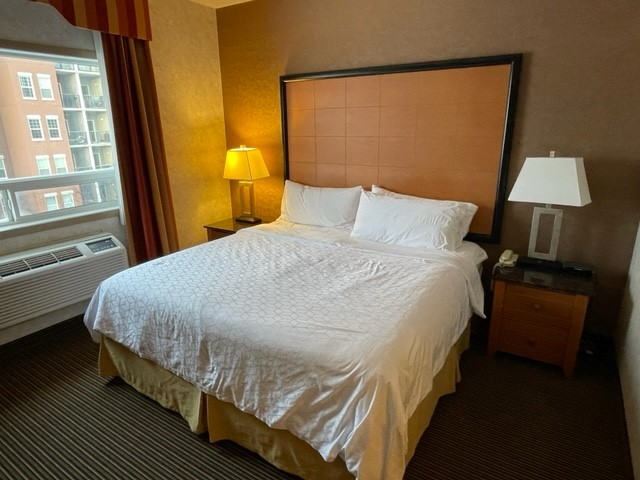
#> input picture Bedroom/Holiday Inn - Bedroom Adjustment 2.jpg, 640 x 480 px
$ jupyter execute 'Image Alignment and Difference Analysis with OpenCV.ipynb'
#> lines starting #> are read from the running program, lines starting #| are printed output that depends on the picture; after the words box and inside, x2 and y2 are one past the last pixel; in counts of white or black regions, pixels touching at a corner belong together
[cell 1]
import numpy as np
import cv2

# Step 1: Load the two images
image2 = cv2.imread("Bedroom/Holiday Inn - Bedroom Adjustment 2.jpg")
#> image2 is the input picture: shape (480, 640, 3); mean B, G, R 73.3, 98.2, 117
image1 = cv2.imread("Bedroom/Holiday Inn - Bedroom Baseline Pic.jpg")
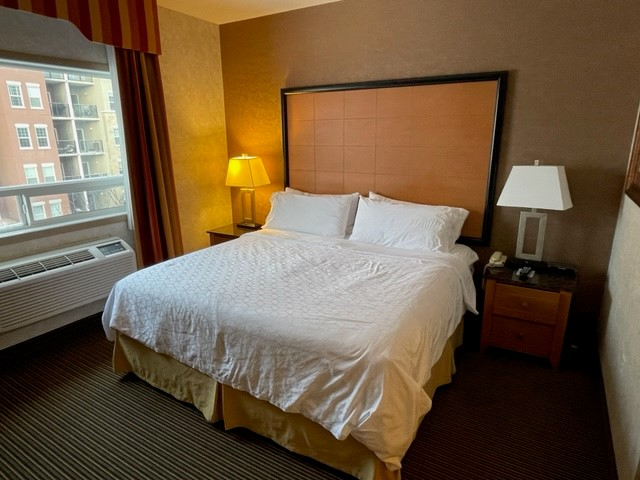
#> input picture Bedroom/Holiday Inn - Bedroom Baseline Pic.jpg, 640 x 480 px
#> image1 is the input picture: shape (480, 640, 3); mean B, G, R 68.1, 91.8, 112.3

# Step 2: Perform feature detection and matching using SIFT
sift = cv2.SIFT_create()
keypoints1, descriptors1 = sift.detectAndCompute(image1, None)
#> keypoints1 = 855 keypoints; strongest (x, y, size): (534, 188, 37.2), (499, 203, 3.9), (501, 202, 6.6), (103, 89, 24.6)
keypoints2, descriptors2 = sift.detectAndCompute(image2, None)
#> keypoints2 = 917 keypoints; strongest (x, y, size): (549, 182, 41.1), (509, 199, 2.2), (148, 230, 40.6), (512, 197, 6.2)

# FLANN parameters
FLANN_INDEX_KDTREE = 1
index_params = dict(algorithm=FLANN_INDEX_KDTREE, trees=1)
search_params = dict(checks=250)

flann = cv2.FlannBasedMatcher(index_params, search_params)
matches = flann.knnMatch(descriptors1, descriptors2, k=2)
#> matches = 855 matches

good_matches = [m for m, n in matches if m.distance < 150 * n.distance]
#> good_matches = 855 matches
# Extract the keypoints from the good matches
src_pts = np.float32([keypoints1[m.queryIdx].pt for m in good_matches]).reshape(-1, 1, 2)
#> src_pts = 855 rows, first 8: [2.7, 474.5], [2.7, 474.5], [3.76, 434.1], [3.92, 471.8], [4.05, 458.7], [4.06, 476], [4.06, 476], [5.94, 5.41]
dst_pts = np.float32([keypoints2[m.trainIdx].pt for m in good_matches]).reshape(-1, 1, 2)
#> dst_pts = 855 rows, first 8: [3.01, 469.9], [6.41, 473.5], [4.37, 439.5], [3.46, 452.2], [3.46, 452.2], [54.4, 476.4], [54.4, 476.4], [240.2, 4.4]

# Estimate the transformation matrix using RANSAC
M, _ = cv2.findHomography(src_pts, dst_pts, cv2.RANSAC, 5.0)
#> M = [[0.97, -0.0683, 5.94], [-0.0188, 1.02, -12.96], [-0.000103, -7.95e-05, 1]]
aligned_image = cv2.warpPerspective(image1, M, (image2.shape[1], image2.shape[0]))
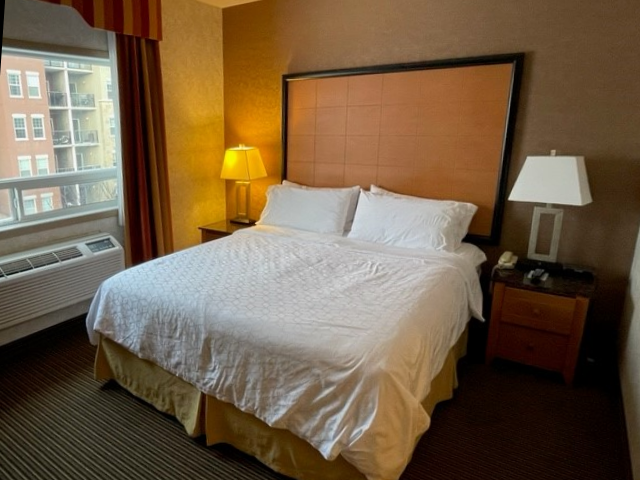
#> aligned_image: shape (480, 640, 3); mean B, G, R 70.2, 93.9, 114.5

# Step 4: Perform histogram matching to adjust for differences in lighting and intensity
aligned_image = cv2.cvtColor(aligned_image, cv2.COLOR_BGR2LAB)
#> aligned_image: shape (480, 640, 3); mean of channels 0, 1, 2 103.4, 134, 144
image2 = cv2.cvtColor(image2, cv2.COLOR_BGR2LAB)
#> image2: shape (480, 640, 3); mean of channels 0, 1, 2 106.9, 133.1, 144.3

aligned_image[:, :, 0] = cv2.createCLAHE(clipLimit=1.5, tileGridSize=(8, 8)).apply(aligned_image[:, :, 0])
#> aligned_image: shape (480, 640, 3); mean of channels 0, 1, 2 112.3, 134, 144
image2[:, :, 0] = cv2.createCLAHE(clipLimit=1.5, tileGridSize=(8, 8)).apply(image2[:, :, 0])
#> image2: shape (480, 640, 3); mean of channels 0, 1, 2 115.2, 133.1, 144.3

aligned_image = cv2.cvtColor(aligned_image, cv2.COLOR_LAB2BGR)
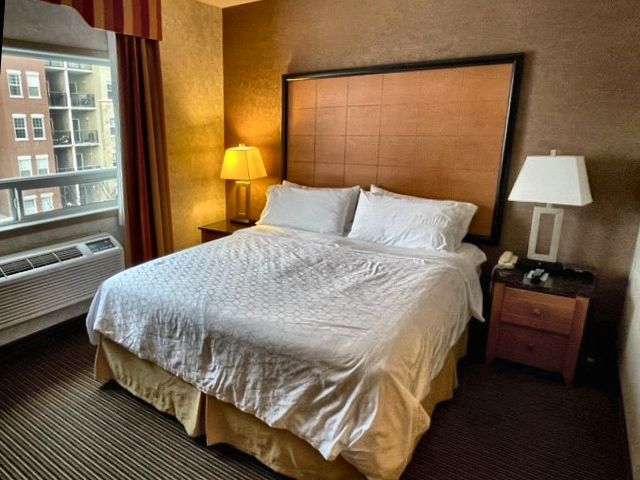
#> aligned_image: shape (480, 640, 3); mean B, G, R 79.5, 102.7, 123.5
image2 = cv2.cvtColor(image2, cv2.COLOR_LAB2BGR)
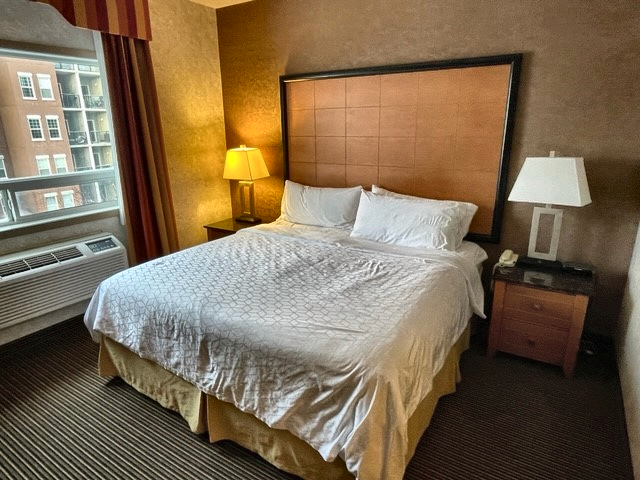
#> image2: shape (480, 640, 3); mean B, G, R 81.8, 106, 125.1

# Step 5: Calculate the absolute difference between the aligned image and image 2
diff = cv2.absdiff(aligned_image, image2)
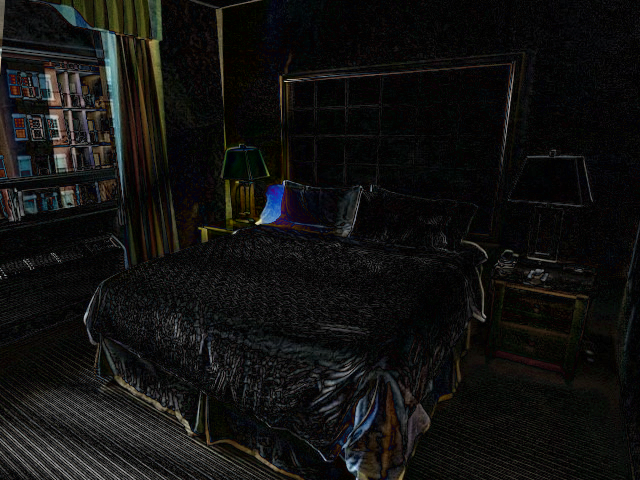
#> diff: shape (480, 640, 3); mean B, G, R 16.2, 17.5, 17.7
gray_diff = cv2.cvtColor(diff, cv2.COLOR_BGR2GRAY)
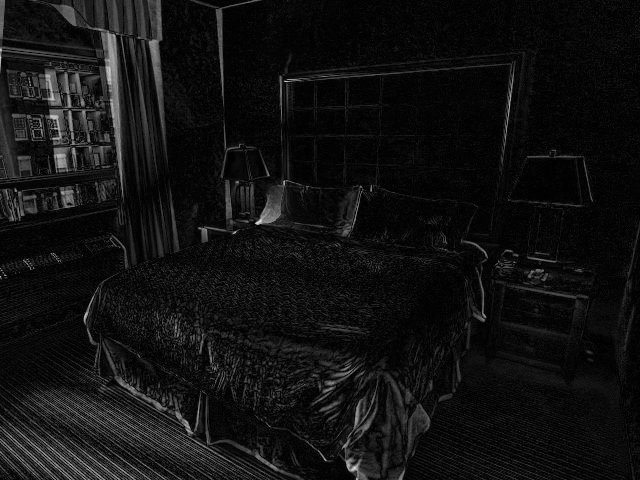
#> gray_diff: shape (480, 640); min 0, max 219, mean 17.4

# Step 6: Denoise the difference image
denoised_diff = cv2.fastNlMeansDenoising(gray_diff, h=200, templateWindowSize=7, searchWindowSize=11)
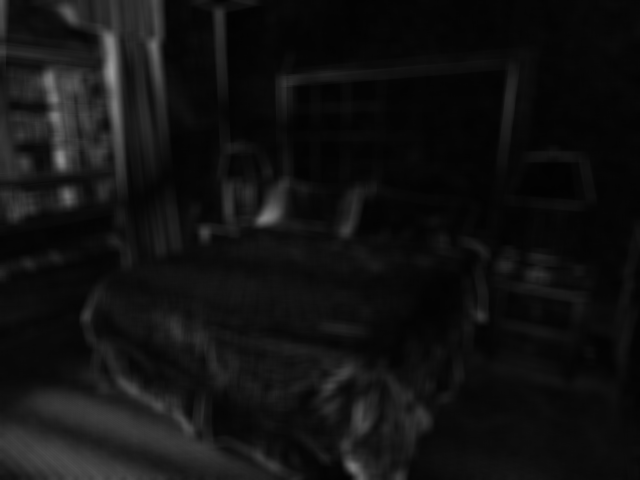
#> denoised_diff: shape (480, 640); min 2, max 154, mean 17.4

# Step 7: Threshold the denoised difference image to identify significant differences
threshold = 65  # Adjust this threshold as needed
_, thresh = cv2.threshold(denoised_diff, threshold, 255, cv2.THRESH_BINARY)
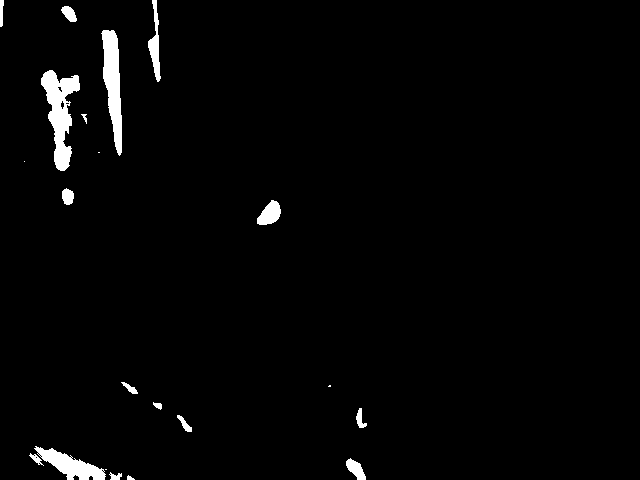
#> thresh: shape (480, 640); 2.1% white; 21 white regions (4 under 20 px)

# Step 8: Find contours of the significant differences
contours, _ = cv2.findContours(thresh, cv2.RETR_EXTERNAL, cv2.CHAIN_APPROX_SIMPLE)
#> contours = 21 contours, 6 with area under 20; largest, box (x1, y1, x2, y2) and area: (41, 70, 80, 171) 1750, (101, 30, 122, 156) 1403, (34, 446, 106, 480) 983, (148, 0, 161, 82) 390, (257, 200, 281, 225) 357

# Merge overlapping bounding boxes and filter small boxes
contours_merged = []
for contour in contours:
    x, y, w, h = cv2.boundingRect(contour)
    if w * h > 100:  # Adjust this size threshold as needed
        contours_merged.append((x, y, x + w, y + h))
#> this loop made 21 passes
#> (x, y, w, h) on passes 1, 2, 4, 5, 6, 7, 8, 9, 11, 12, 13, 14: (127, 475, 8, 5), (109, 472, 13, 8), (346, 458, 20, 22), (29, 453, 15, 13), (34, 446, 72, 34), (177, 415, 15, 17), (356, 408, 11, 20), (153, 402, 9, 8), (121, 382, 17, 12), (257, 200, 24, 25), (62, 188, 12, 17), (24, 161, 1, 1)
#> (contour, x, y, w, h) on passes 3, 10, 15: ([[105, 469], [106, 469]], 105, 469, 2, 1), ([[329, 385], [328, 386], [330, 386], [330, 385]], 328, 385, 3, 2), ([[98, 152], [99, 152]], 98, 152, 2, 1)
#> after the loop, contours_merged = 14 items, first 6: (109, 472, 122, 480), (346, 458, 366, 480), (29, 453, 44, 466), (34, 446, 106, 480), (177, 415, 192, 432), (356, 408, 367, 428)

# Sort the merged contours by their y-coordinate to ensure non-overlapping boxes
contours_merged = sorted(contours_merged, key=lambda x: x[1])
#> contours_merged = 14 items, first 6: (148, 0, 161, 82), (0, 0, 4, 27), (61, 6, 77, 22), (101, 30, 122, 156), (41, 70, 80, 171), (62, 188, 74, 205)

# Create a separate list to store the non-overlapping contours
non_overlapping_contours = []

# Iterate over the contours_merged list
for x1, y1, x2, y2 in contours_merged:
    overlapping = next(
        (
            False
            for x3, y3, x4, y4 in non_overlapping_contours
            if x3 < x2 and x4 > x1 and y3 < y2 and y4 > y1
        ),
        False,
    )
    # Add the non-overlapping box to the list
    if not overlapping:
        non_overlapping_contours.append((x1, y1, x2, y2))
#> this loop made 14 passes
#> after the loop, non_overlapping_contours has the same summary as contours_merged

# Draw non-overlapping bounding boxes on image 2
highlighted_image = image2.copy()
for x1, y1, x2, y2 in non_overlapping_contours:
    cv2.rectangle(highlighted_image, (x1, y1), (x2, y2), (0, 0, 255), 1)
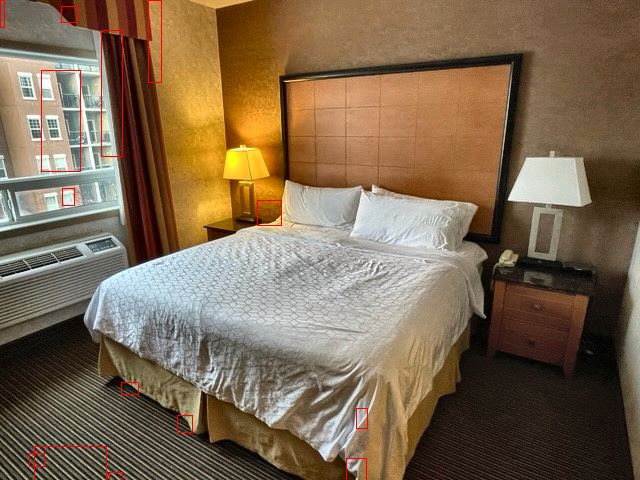
#> highlighted_image: shape (480, 640, 3); 0.49% of pixels changed, all inside (x1, y1, x2, y2) = (0, 0, 368, 480)

# Step 9: Display the side-by-side comparison of the images
combined_image = np.concatenate((image1, highlighted_image), axis=1)
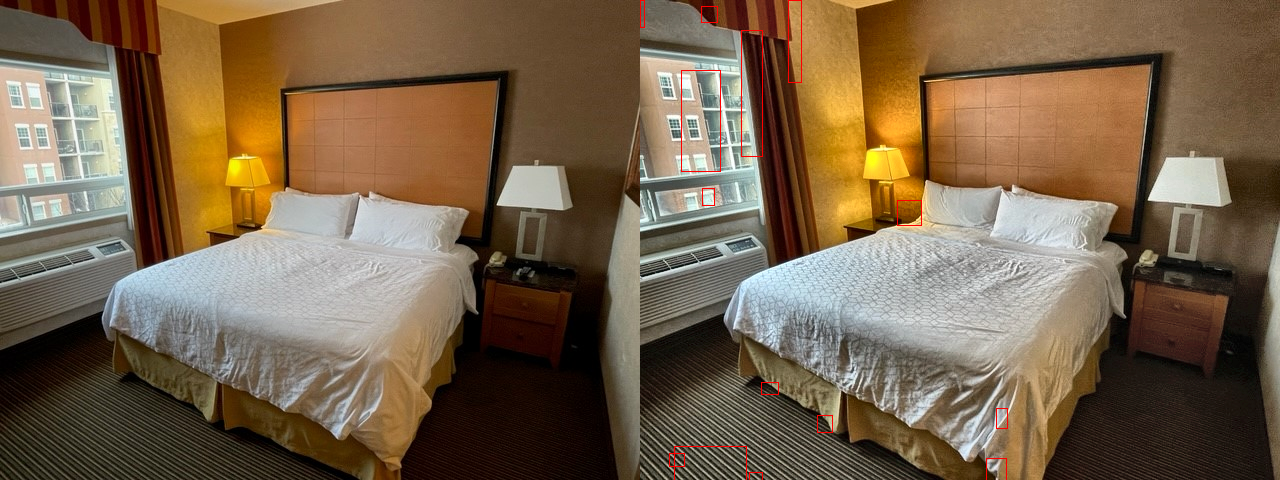
#> combined_image: shape (480, 1280, 3); mean B, G, R 74.7, 98.6, 119
cv2.imshow("Image Comparison", combined_image)
cv2.waitKey(0)
cv2.destroyAllWindows()
